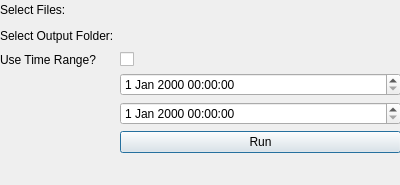
<?xml version="1.0" encoding="UTF-8"?>
<ui version="4.0">
 <class>Dialog</class>
 <widget class="QDialog" name="Dialog">
  <property name="geometry">
   <rect>
    <x>0</x>
    <y>0</y>
    <width>400</width>
    <height>185</height>
   </rect>
  </property>
  <property name="windowTitle">
   <string>Dialog</string>
  </property>
  <widget class="QWidget" name="formLayoutWidget">
   <property name="geometry">
    <rect>
     <x>0</x>
     <y>0</y>
     <width>401</width>
     <height>191</height>
    </rect>
   </property>
   <layout class="QFormLayout" name="formLayout">
    <item row="0" column="0">
     <widget class="QLabel" name="label">
      <property name="text">
       <string>Select Files:</string>
      </property>
     </widget>
    </item>
    <item row="0" column="1">
     <spacer name="horizontalSpacer">
      <property name="orientation">
       <enum>Qt::Horizontal</enum>
      </property>
      <property name="sizeHint" stdset="0">
       <size>
        <width>40</width>
        <height>20</height>
       </size>
      </property>
     </spacer>
    </item>
    <item row="1" column="1">
     <spacer name="horizontalSpacer_2">
      <property name="orientation">
       <enum>Qt::Horizontal</enum>
      </property>
      <property name="sizeHint" stdset="0">
       <size>
        <width>40</width>
        <height>20</height>
       </size>
      </property>
     </spacer>
    </item>
    <item row="1" column="0">
     <widget class="QLabel" name="label_2">
      <property name="text">
       <string>Select Output Folder:</string>
      </property>
     </widget>
    </item>
    <item row="2" column="0">
     <widget class="QLabel" name="label_3">
      <property name="text">
       <string>Use Time Range?</string>
      </property>
     </widget>
    </item>
    <item row="2" column="1">
     <widget class="QCheckBox" name="checkBox">
      <property name="text">
       <string/>
      </property>
     </widget>
    </item>
    <item row="4" column="1">
     <widget class="QDateTimeEdit" name="dateTimeEdit_2"/>
    </item>
    <item row="3" column="1">
     <widget class="QDateTimeEdit" name="dateTimeEdit"/>
    </item>
    <item row="5" column="1">
     <widget class="QPushButton" name="pushButton">
      <property name="text">
       <string>Run</string>
      </property>
     </widget>
    </item>
   </layout>
  </widget>
 </widget>
 <resources/>
 <connections/>
</ui>
